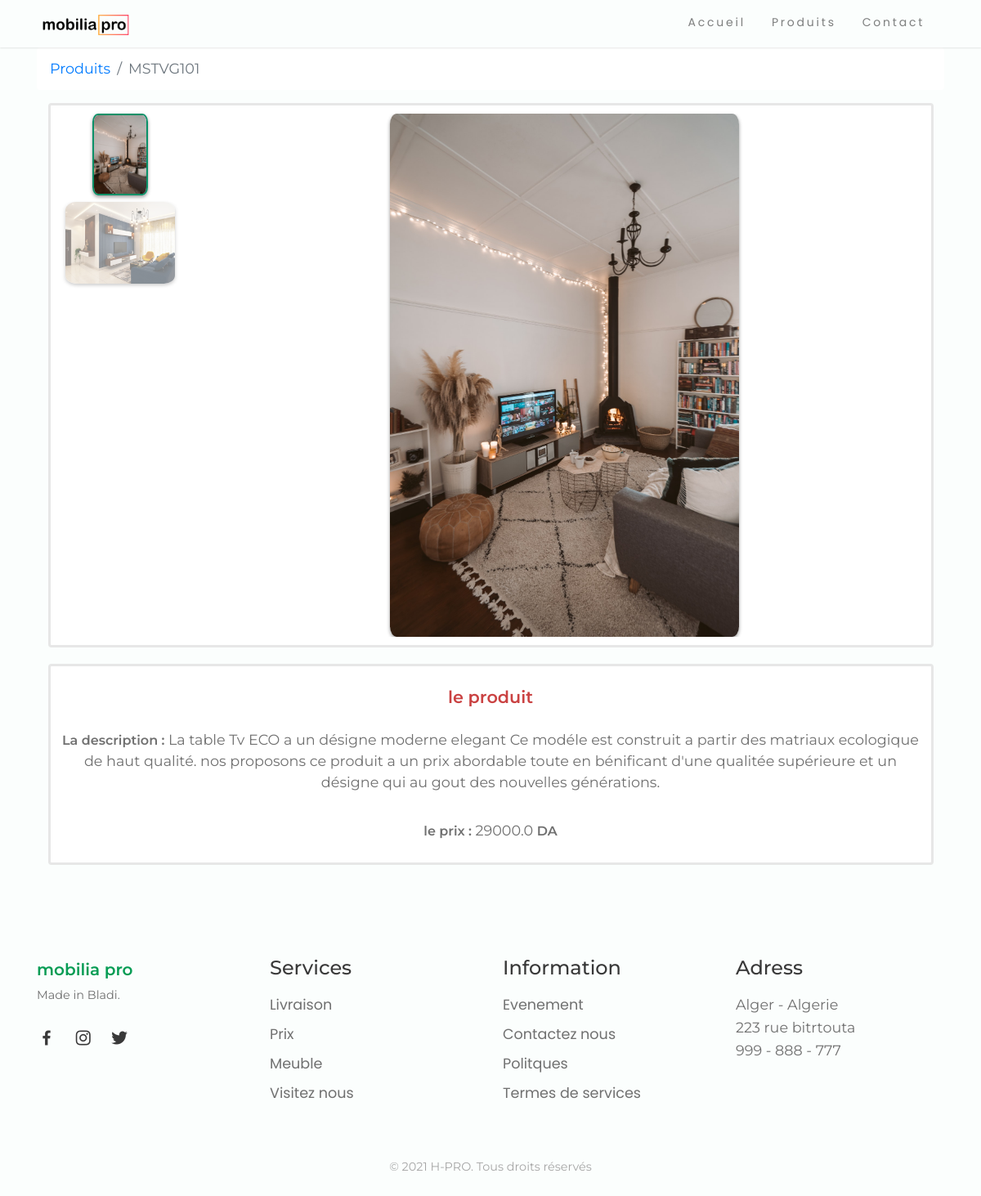
The page /produits/MSTVG101/ on the database its author committed.
### core/models.py (models this page shows, shortened)
class Item(models.Model):
    title = models.CharField(max_length=100)
    price = models.FloatField()
    discount_price = models.FloatField(blank=True, null=True)
    category = models.CharField(choices=CATEGORY_CHOICES, max_length=2)
    color = models.CharField(choices=COLOR_CHOICES, max_length=3, default="P")
    inventory = models.CharField(
        choices=INVENTORY_STATES, max_length=2, default="P")
    product_category = models.CharField(
        choices=PRODUCT_CATEGORY, max_length=3, default="RA")
    slug = models.SlugField()
    description = models.TextField()
    image = models.FileField(blank=True)

class ItemImage(models.Model):
    item = models.ForeignKey(Item, default=None, on_delete=models.CASCADE)
    images = models.FileField(upload_to='images/')
    number = models.IntegerField(default=1)
    caption = models.CharField(blank=True, max_length=30)

### core/views.py (the view)
# urls.py: path('produits/<slug>/', ItemDetailView, name='product'),
def ItemDetailView(request, slug):
    item = get_object_or_404(Item, slug=slug)
    photos = ItemImage.objects.filter(item=item)
    return render(request, 'product.html', {
        'object': item,
        'photos': photos
    })

### core/templates/product.html (shortened to what this page needs)
{% extends "index.html" %} {% load static %} {% block content %}
<link rel="stylesheet" href="{% static 'css/magnific-popup.css' %}">
  <div class="container">
    <nav aria-label="breadcrumb">
      <ol class="breadcrumb">
      <li class="breadcrumb-item"><a href={% url 'core:products' %}>Produits</a></li>
      <li class="breadcrumb-item active"  aria-current="page">{{object.title}}</li>
      </ol>
    </nav>
  </div>
  <div class="container marketing ">
  <div class="row">
  <div  class="informations">
    <div class="service service1">
        <div id="Carousel" class="carousel slide carousel-fade" data-touch="true" data-ride="carousel">
          <div class="row">
            <div class=" col-sm-2 d-none d-md-block">
              <ol class="carousel-indicators list-group">
                  {% for p in photos %}
                  <li data-target="#Carousel" data-slide-to='{{ forloop.counter0 }}' class="{% if forloop.counter0 == 0 %} active {% endif %} list-group-item p-0 mb-2 zoom img-ind"><img src="{{p.images.url}}" alt="" class="img-fluid"/></li>
                  {% endfor %}
                </ol>
              </div>
           <div class="carousel-inner col-md-10 col-sm-12">
              {% for p in photos %}
              <div class="{% if forloop.counter0 == 0 %}  active {% endif %} carousel-item" href="{{p.images.url}}" data-interval="50000">
                <img src="{{p.images.url}}" alt="product image" class="img-fluid" />
              </div>
              {% endfor %}
          </div>
        </div>
      </div>
    </div>
  </div>
</div>
</div>
<div class="container marketing mt-1">
  <div class="row ">
          <div  class="informations">
            <div class="service service2">
      <h4>le produit</h4>
      <p><strong style="font-weight: 600;font-size: 16px;">La description : </strong>{{object.description}}</p>
      <p>
        <strong style="font-weight: 600; font-size: 16px;">le prix : </strong>{{object.discount_price}} <strong style="font-weight: 600;font-size: 16px;">DA</strong>
      </p>
      </div>
      </div>
  </div>
</div>
{% endblock content %}

### static/css/index.css (style rules this page uses)
:root { --header-height: 3rem; --first-color: #069C54; --first-color-alt: #048654; --title-color: #393939; --text-color: #707070; --text-color-light: #A6A6A6; --body-color: #FBFEFD; --container-color: #FFFFFF; --body-font: 'Montserrat', sans-serif; --third-font: 'Poppins', sans-serif; --biggest-font-size: 2.25rem; --h1-font-size: 1.5rem; --h2-font-size: 1.25rem; --h3-font-size: 1rem; --normal-font-size: .975rem; --small-font-size: .875rem; --smaller-font-size: .75rem; --font-medium: 500; --font-semi-bold: 600; --mb-1: .5rem; --mb-2: 1rem; --mb-3: 1.5rem; --mb-4: 2rem; --mb-5: 2.5rem; --mb-6: 3rem; --z-tooltip: 10; --z-fixed: 100; }
@media screen and (min-width: 768px) { :root { --biggest-font-size: 4rem; --h1-font-size: 2.25rem; --h2-font-size: 1.5rem; --h3-font-size: 1.25rem; --normal-font-size: 1.1rem; --small-font-size: .900rem; --smaller-font-size: .825rem; } }
html { scroll-behavior: smooth; }
body { font-family: var(--body-font); font-size: var(--normal-font-size); background-color: var(--body-color); color: var(--text-color); line-height: 1.6; overflow-anchor: none; }
h1, h2, h3, p, ul { margin: 0; }
a { text-decoration: none; }
img { max-width: 100%; height: auto; }
@media screen and (min-width: 768px) { body { margin: 0; } }

### core/templates/product.html (style rules this page uses)
img { pointer-events: none; box-shadow: 0 2px 4px 0 rgba(0,0,0,0.4); }
.zoom { transition: transform .3s ease-in-out; }
.carousel-item { height: 100%; }
.carousel-item img { height:100%; width:auto; border-radius: 2%; }
@media screen and (min-width: 1200px) { .carousel-item img { max-height: 80vh; height:80vh; width:auto; } }
.carousel-indicators { position: initial; right: initial; bottom: initial; left: initial; z-index: initial; display: initial; -ms-flex-pack: initial; justify-content: initial; padding-left: initial; margin-right: initial; margin-left: initial; list-style: initial; }
.carousel-indicators .img-ind { width: auto; height: auto; text-indent: 0; border: none; }
.carousel-indicators .img-ind img { border-radius: 10%; max-height: 100px; }
.carousel-indicators .img-ind.active img { border:2px solid #089168 ; border-radius: 10%; -webkit-transition: all 0.3s ease; -moz-transition: all 0.3s ease; transition: all 0.3s ease; }
.carousel-indicators .img-ind.active { background-color:white; }
.informations p { font-size: var(--normal-font-size); margin: 1rem 0; line-height: 1.5; }
.informations { max-width: 95%; margin: 0 auto; width: 95%; text-align: center; padding-bottom: 1rem; }
.service h4 { font-family: 'Montserrat', sans-serif; font-weight: 600; color: #56ceba; font-size: 1.3rem; margin: 1rem 0 0.6rem; }
.service { background: white; -webkit-tap-highlight-color: transparent; padding:10px; border-radius: 4px; text-align: center; display: flex; flex-wrap: wrap; border: 3px solid #e7e7e7; -webkit-transition: all 0.3s ease; -moz-transition: all 0.3s ease; transition: all 0.3s ease; }
.service2 h4, .service2 .cta { color: #ca4242; }
.service > * { flex: 1 1 100%; }
.breadcrumb { background-color:white; }

### rows shown on the page
Item: title "MSTVG101", description "La table Tv ECO a un désigne moderne elegant Ce modéle est construit a partir des matriaux ecologique de haut qualité. nos proposons ce produit a un prix abordable toute en bénificant d'une qualitée supérieure et un désigne qui au gout des nouvelles générations.", discount_price "29000.0"
ItemImage: images (picture)
ItemImage: images (picture)
